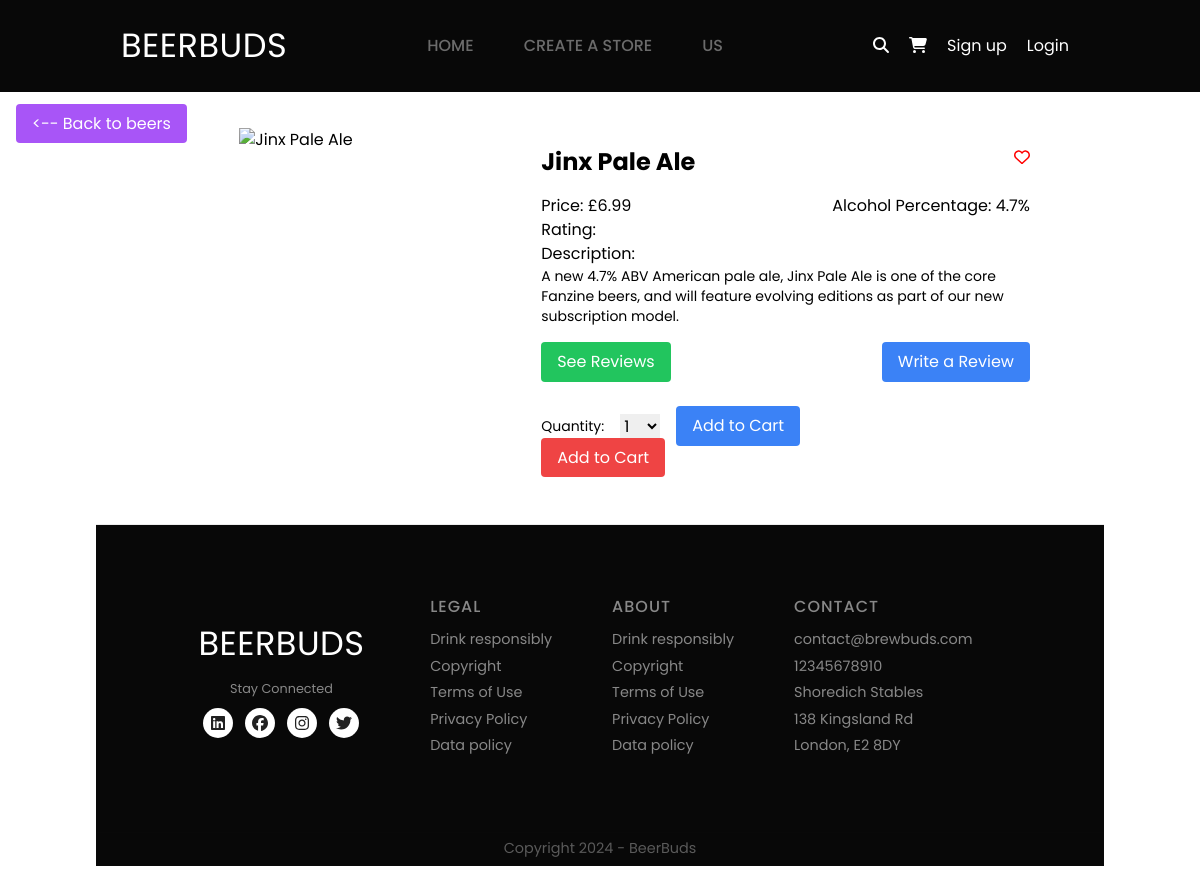
The page /beer/4/ on the database its author committed.
### marketplace/models.py (models this page shows, shortened)
class Beer(models.Model):
    name = models.CharField(max_length=255, blank=False, null=False)
    description = models.TextField(blank=False, validators=[ MinLengthValidator(50, 'Please enter a description of at least 50 characters')])
    stock_quantity = models.IntegerField(blank=False, null=False)
    price = models.DecimalField(blank=False, null=False, max_digits=6, decimal_places=2)
    store_id = models.ForeignKey(Store, related_name='beer_store', on_delete=models.CASCADE)
    beer_image = models.ImageField(upload_to='beer_images', blank=False, null=False)
    volume = models.DecimalField(max_digits=6, decimal_places=2)
    abv = models.DecimalField(max_digits=6, decimal_places=1)
    ingredients = models.TextField(validators=[ MinLengthValidator(50, 'Please enter a description of at least 50 characters')])

### marketplace/views.py (the view)
# urls.py: path('beer/<int:id>/', views.beer_show, name='beer_show'),
def beer_show(request, id):
  form = CartItemForm()
  beer = get_object_or_404(Beer, id=id)
  reviews = Review.objects.filter(beer_id=id)
  return render(request, 'marketplace/beer_show.html', {'beer': beer, 'beer_reviews': reviews, 'form': form})

### marketplace/forms.py
class CartItemForm(forms.ModelForm):
    class Meta:
        model = CartItem
        fields = ['quantity']
        exclude = ('beer_id','profile_id')
        widgets = {
            'quantity': forms.Select(choices=[(i, str(i)) for i in range(1, 30)]),  # 30 to be changed to the beer stock quantity later
        }

### marketplace/context_processors.py (called while the page is built)
def has_store(request):
    if request.user.is_authenticated:
        return {'has_store': Store.objects.filter(user_id=request.user).exists()}
    return {'has_store': False}

### marketplace/templates/marketplace/beer_show.html (shortened to what this page needs)
{% extends "core/base.html" %}
{% block content %}
  <div>
    <div class="p-4 mb-4 absolute left-0">
      <a href="{% url 'marketplace:beer_index' %}" class="bg-purple-500 text-white px-4 py-2 rounded hover:bg-purple-700">  <-- Back to beers </a>
    </div>
  </div>
  <div class="container-sm flex flex-row justify-between rounded-xl px-10 pt-4">
    <div class="max-w-xs rounded-xl basis-2/5 flex justify-center">
      <img src="{{ beer.beer_image }}" alt="{{ beer.name }}" class="mt-4 h-auto max-h-80">
    </div>
    <div class="p-4 rounded-xl basis-3/5">
      <div class="container p-4 border-2 rounded-xl border-transparent">
        <div class="flex flex-row justify-between">
          <h1 class="text-2xl font-bold mb-4">{{ beer.name }}</h1>
          <a href="{% url 'user_actions:add_favourite' beer.id %}">
            <button class="fa-regular fa-heart" style="color: #ff0000;"></button>
          </a>
        </div>
        <div class="flex flex-row justify-between">
          <p>Price: £{{ beer.price }}</p>
          <p>Alcohol Percentage: {{ beer.abv }}%</p>
        </div>
        <p>Rating: </p>
        <p>Description: </p>
        <p class="text-sm mb-4">{{ beer.description }}</p>
          <div class="flex flex-row justify-between">
            <a href="{% url 'user_actions:beer_reviews_index' beer.id %}" class="bg-green-500 text-white px-4 py-2 rounded hover:bg-green-700">See Reviews</a>
            <a href="{% url 'user_actions:create_review' beer.id %}" class="bg-blue-500 text-white px-4 py-2 rounded hover:bg-blue-700">Write a Review</a>
          </div>
          <div class="mt-6">
            <form method="post" action="{% url 'marketplace:add_to_cart' beer.id %}">
              <div class="flex items-center space-x-4">
                <label for="quantity" class="text-sm">Quantity:</label>
                {{ form.quantity }}
                <button type="submit" class="bg-blue-500 text-white px-4 py-2 rounded hover:bg-blue-600 focus:outline-none focus:shadow-outline-blue">
                  Add to Cart
                </button>
              </div>
            </form>
        <a href="{% url 'marketplace:add_to_cart' beer.id %}" class="bg-red-500 text-white px-4 py-2 rounded hover:bg-orange-700">Add to Cart</a>
      </div>
    </div>
  </div>
{% endblock %}

### core/static/core/styles.css (style rules this page uses)
* { margin: 0px; padding: 0px; font-family: poppins; box-sizing: border-box; }
body { margin: 0px; padding: 0px; font-family: poppins; }
a { text-decoration: none; }

### rows shown on the page
Beer: name "Jinx Pale Ale", price "6.99", abv "4.7", description "A new 4.7% ABV American pale ale, Jinx Pale Ale is one of the core Fanzine beers, and will feature evolving editions as part of our new subscription model."
